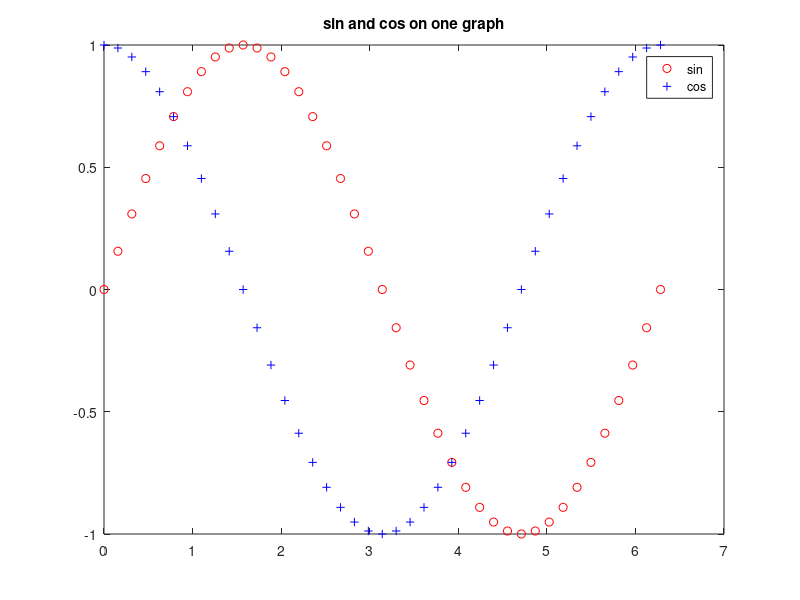

MATLAB code for this plot:
% This script plots sin(x) and cos(x) in the same figure
% Window for values of x ranging from 0 to 2*pi
clf
x = 0: 2*pi/40: 2*pi;
y = sin(x);
plot(x,y,'ro')
hold on
y = cos(x);
plot(x,y,'b+')
legend('sin', 'cos')
title('sin and cos on one graph')
hold off